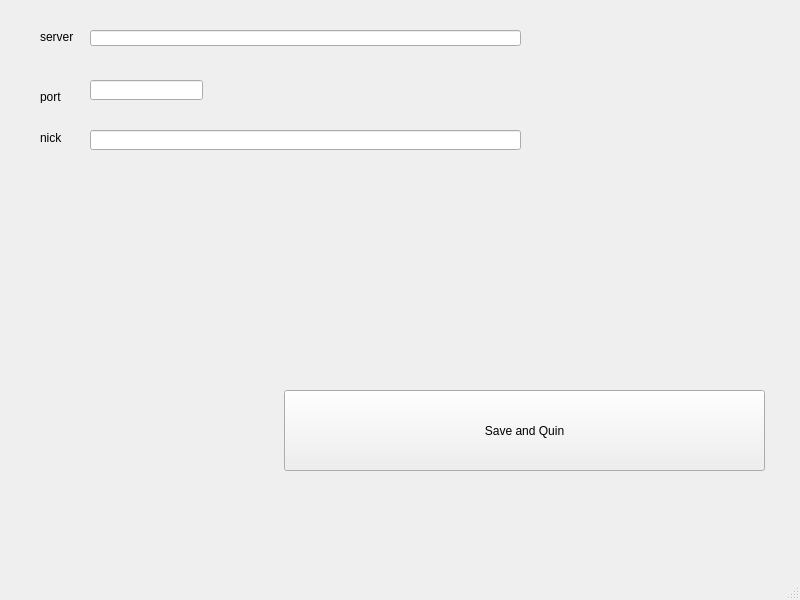
<?xml version="1.0" encoding="UTF-8"?>
<ui version="4.0">
 <class>MainWindow</class>
 <widget class="QMainWindow" name="MainWindow">
  <property name="geometry">
   <rect>
    <x>0</x>
    <y>0</y>
    <width>800</width>
    <height>600</height>
   </rect>
  </property>
  <property name="windowTitle">
   <string>MainWindow</string>
  </property>
  <widget class="QWidget" name="centralwidget">
   <widget class="QLineEdit" name="server">
    <property name="geometry">
     <rect>
      <x>90</x>
      <y>30</y>
      <width>431</width>
      <height>16</height>
     </rect>
    </property>
   </widget>
   <widget class="QLineEdit" name="port">
    <property name="geometry">
     <rect>
      <x>90</x>
      <y>80</y>
      <width>113</width>
      <height>20</height>
     </rect>
    </property>
   </widget>
   <widget class="QLineEdit" name="nick">
    <property name="geometry">
     <rect>
      <x>90</x>
      <y>130</y>
      <width>431</width>
      <height>20</height>
     </rect>
    </property>
   </widget>
   <widget class="QPushButton" name="save_quit_Button">
    <property name="geometry">
     <rect>
      <x>284</x>
      <y>390</y>
      <width>481</width>
      <height>81</height>
     </rect>
    </property>
    <property name="text">
     <string>Save and Quin</string>
    </property>
   </widget>
   <widget class="QLabel" name="label">
    <property name="geometry">
     <rect>
      <x>40</x>
      <y>30</y>
      <width>47</width>
      <height>13</height>
     </rect>
    </property>
    <property name="text">
     <string>server</string>
    </property>
   </widget>
   <widget class="QLabel" name="label_2">
    <property name="geometry">
     <rect>
      <x>40</x>
      <y>90</y>
      <width>47</width>
      <height>13</height>
     </rect>
    </property>
    <property name="text">
     <string>port</string>
    </property>
   </widget>
   <widget class="QLabel" name="label_3">
    <property name="geometry">
     <rect>
      <x>40</x>
      <y>130</y>
      <width>47</width>
      <height>16</height>
     </rect>
    </property>
    <property name="text">
     <string>nick</string>
    </property>
   </widget>
  </widget>
  <widget class="QMenuBar" name="menubar">
   <property name="geometry">
    <rect>
     <x>0</x>
     <y>0</y>
     <width>800</width>
     <height>21</height>
    </rect>
   </property>
  </widget>
  <widget class="QStatusBar" name="statusbar"/>
 </widget>
 <resources/>
 <connections/>
</ui>
